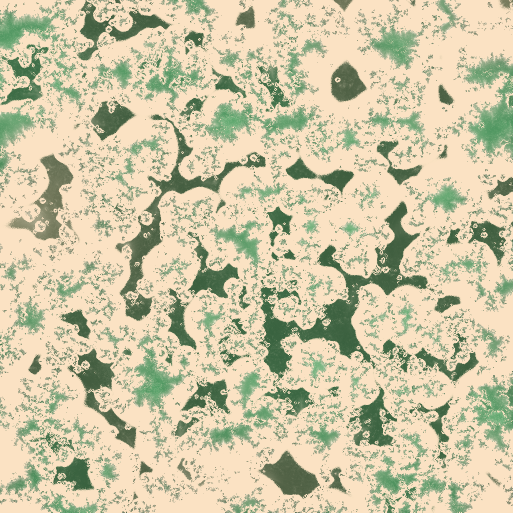
#> input picture TOOLS/simu/assets/monde/monde1.png, 1025 x 1025 px (shown at 1/2 size)
$ python -i controleur.py   (imports and definitions only)
#> lines starting #> are read from the running program, lines starting #| are printed output that depends on the picture; after the words box and inside, x2 and y2 are one past the last pixel; in counts of white or black regions, pixels touching at a corner belong together
#> further down, picture is the input picture: shape (1025, 1025, 3); mean B, G, R 165.8, 198, 204.7
from pathlib import Path
import time
import cv2
import numpy as np
import config as P

try:
    from ultralytics import YOLO
    ULTRALYTICS_DISPO = True
except ImportError:
    ULTRALYTICS_DISPO = False


class Pid:
    """Regulateur PID avec anti-saturation (anti-windup)."""

    # [8 lines left out: function __init__, not called in this run]

    def reset(self):
        self.integrale = 0.0
        self.erreur_prec = 0.0

    # [21 lines left out: function calculer, not called in this run]


class DetecteurCibleVision:
    """Detection de cible (YOLOv8 OBSEA avec decimation temporelle + suivi optique, secours HSV)."""

    def __init__(self, chemin_poids="weights/yolov8x_21sp_5364img.pt"):
        self.hsv_min = np.array([5, 130, 100], dtype=np.uint8)
        self.hsv_max = np.array([22, 255, 255], dtype=np.uint8)

        self.conf_seuil = P.VISION_CONF_SEUIL
        self.taille_entree = P.VISION_TAILLE_ENTREE
        self.intervalle_yolo = max(1, int(P.VISION_INTERVALLE_YOLO))

        self.modele = None
        self.cible_precedente = None
        self.etat_prec = None
        self.derniere_boite = None
        self.compteur_frames = 0
        self.passes_manquees = 0
        self.vx_norm = 0.0
        self.vy_norm = 0.0
        self.taux_aire = 0.0

        # Etat du suivi optique inter-frames
        self.gris_prec = None
        self.points_suivi = None

        p_weights = Path(__file__).resolve().parent / chemin_poids
        if not ULTRALYTICS_DISPO:
            print("[VISION] ultralytics absent -> repli HSV.")
        elif p_weights.exists():
            self.modele = YOLO(str(p_weights))
            print(f"[VISION] YOLOv8 charge : {p_weights.name} (1 frame / {self.intervalle_yolo} + suivi optique)")
        else:
            print(f"[VISION] Poids introuvables ({p_weights}) -> repli HSV.")

    def _reset_suivi(self):
        self.cible_precedente = None
        self.etat_prec = None
        self.derniere_boite = None
        self.points_suivi = None
        self.passes_manquees = 0
        self.vx_norm = 0.0
        self.vy_norm = 0.0
        self.taux_aire = 0.0

    # [46 lines left out: functions _erreurs_norm, _annoter_cible, _init_points_optiques, _maj_cinematique, not called in this run]

    def analyser(self, frame_bgr):
        """Retourne (trouvee, err_x_norm, err_y_norm, ratio_aire, frame_annotee)."""
        if self.modele is None:
            return self._analyser_hsv(frame_bgr)

        gris = cv2.cvtColor(frame_bgr, cv2.COLOR_BGR2GRAY)
        lancer_yolo = (self.compteur_frames % self.intervalle_yolo == 0)
        self.compteur_frames += 1

        if lancer_yolo:
            res = self._analyser_yolo(frame_bgr, gris)
        else:
            res = self._suivre_entre_yolo(frame_bgr, gris)

        self.gris_prec = gris
        return res

    # [177 lines left out: functions _relancer_yolo_aire, _analyser_yolo, _suivre_entre_yolo, not called in this run]

    def _analyser_hsv(self, frame_bgr):
        frame_out = frame_bgr.copy()
        h, w = frame_bgr.shape[:2]
#> h = 1025; w = 1025
        aire_image = float(max(1, w * h))
#> aire_image = 1050625

        hsv = cv2.cvtColor(frame_bgr, cv2.COLOR_BGR2HSV)
#> hsv: shape (1025, 1025, 3); mean H, S, V 29.2, 59.9, 214.1
        masque = cv2.inRange(hsv, self.hsv_min, self.hsv_max)
#> masque: shape (1025, 1025); every value is 0
        masque = cv2.morphologyEx(masque, cv2.MORPH_OPEN, np.ones((5, 5), np.uint8))

        contours, _ = cv2.findContours(masque, cv2.RETR_EXTERNAL, cv2.CHAIN_APPROX_SIMPLE)
#> contours = []
        if not contours:
            self._reset_suivi()
            cv2.putText(frame_out, "CIBLE : PERDUE (HSV)", (10, 25),
                        cv2.FONT_HERSHEY_SIMPLEX, 0.55, (0, 165, 255), 2)
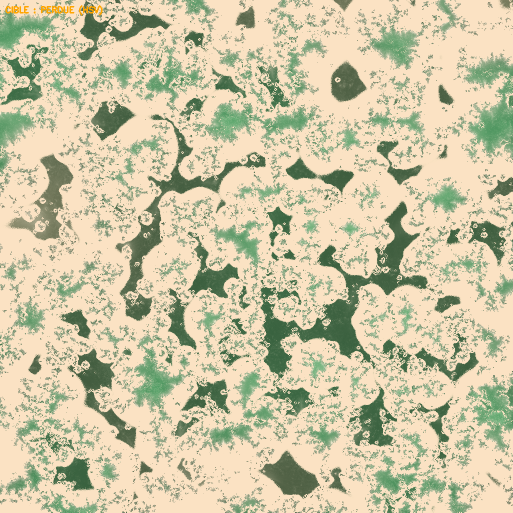
#> frame_out: shape (1025, 1025, 3) (shown at 1/2 size); 0.13% of pixels changed, all inside (x1, y1, x2, y2) = (11, 10, 205, 31)
            return False, 0.0, 0.0, 0.0, frame_out

        c_max = max(contours, key=cv2.contourArea)
        aire = float(cv2.contourArea(c_max))
        if aire < 80.0:
            self._reset_suivi()
            return False, 0.0, 0.0, 0.0, frame_out

        x, y, bw, bh = cv2.boundingRect(c_max)
        cx, cy = x + bw // 2, y + bh // 2
        err_x, err_y = self._erreurs_norm(cx, cy, w, h)

        label = f"CIBLE HSV | err=({err_x:+.2f}, {err_y:+.2f}) | aire={int(aire)}"
        self._annoter_cible(frame_out, x, y, bw, bh, cx, cy, label, (0, 255, 0))
        return True, err_x, err_y, aire / aire_image, frame_out


class ControleurRaie:
    """Pilote automatique combinant guidage visuel et regulation 6-DDL."""

    # [78 lines left out: functions __init__, maj_consignes_vision, calculer_commandes, not called in this run]

>>> import cv2
>>> picture = cv2.imread('assets/monde/monde1.png')
>>> result = DetecteurCibleVision().analyser(picture)
#> result = 5 items
